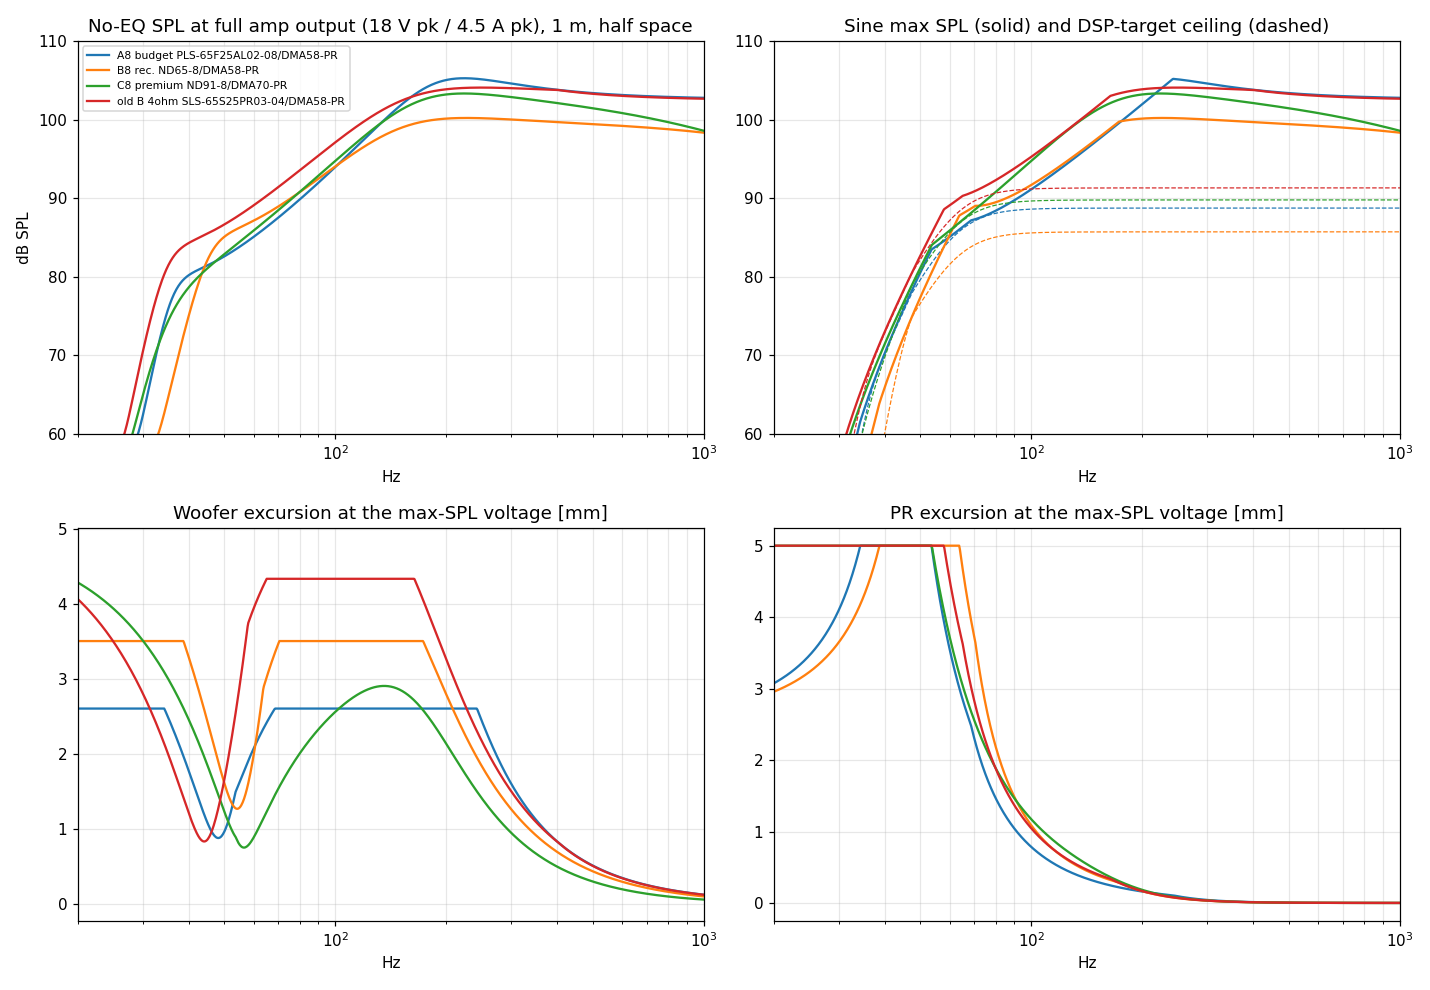

Write the Python code that produced this figure.
#!/usr/bin/env python3
"""First-pass passive-radiator (PR) alignment for the portable stereo BT speaker.

Runs on the system Python 3.9 with numpy only (matplotlib optional, for PNGs).

Model (lumped-element, small-signal, linear):
  * Nd identical woofers share ONE sealed box of net volume Vb with Np identical PRs.
    All woofers get the same voltage (bass is mono below the crossover).
  * Woofer: Re + jwLe (plain inductor), Bl, Mms, Cms, Rms (Rms from Qms when not published).
  * Box: acoustic compliance Cab = Vb/(rho c^2) plus a leakage resistance Ral set by QL at fb.
    No absorption loss (QA = inf), no stuffing gain. Box is assumed rigid.
  * PR: Mmp = Mms_pr + m_add, Cmp, Rmp (= 2*pi*Fs*Mms/Qms of the bare PR).
  * Radiation: total far-field volume velocity U = Nd*Sd*v_d + Np*Sp*v_p (monopole; valid
    well below ~300 Hz where the end-cap PRs and the front woofers are acoustically close).
    Pressure at 1 m in HALF space (2*pi, speaker standing on a table): |p| = rho*w*|U|/(2*pi*r).
    Subtract 6 dB for free-field (4*pi). Radiation mass/resistance are neglected (published Mms
    already includes the free-air load).
  * Amplifier (TAS5805M, BTL, 19 V boost rail): peak output voltage V_PK_MAX = 18 V
    (~20 W into 8 ohm, ~27 W into 6 ohm) AND peak current I_PK_MAX = 4.5 A (5 A OCP less 10%
    margin), applied per frequency as V <= min(V_PK_MAX, I_PK_MAX*|Zin(f)|). A 4 ohm woofer is
    therefore current-limited near its impedance minimum.
  * Woofer one-way Xmax as published, PR usable limit xlim_model_m from drivers.json
    (5 mm for the DMA PRs, ~0.7 x their 7 mm Xmech).

Outputs per driver set (printed + PNG):
  * natural (no-EQ) F3/F6, fb (box tuning), fp (PR notch),
  * sine max SPL vs frequency (min of power / woofer Xmax / PR Xmax limits) -- EQ-independent,
  * "DSP ceiling": the highest flat-passband sine level reachable when the DSP EQs the system to a
    target high-pass (Butterworth 4th order at F3_target times a 2nd-order subsonic at 0.45*F3),
    with EQ boost capped at MAX_BOOST_DB and the EQ gain rolled off at 24 dB/oct below
    EQ_FLOOR_RATIO*F3 (DSP subsonic filter, so the EQ never boosts into the PR notch),
  * pink-noise estimate (1/3-octave bands, crest factor 3 on voltage and excursion, woofer thermal
    limited to its rated RMS power) through the same DSP target plus an LR4 crossover at FX_HZ,
  * the PR added mass that maximises the pink-noise estimate, and the minimum net box volume that
    meets the requirement (F3 <= 63 Hz with DSP and >= 90 dB pink noise, half space).
"""
import json
import os
import sys

import numpy as np

RHO, C = 1.18, 343.0
P0 = 20e-6
HERE = os.path.dirname(os.path.abspath(__file__))
DRIVERS_JSON = os.path.join(HERE, "..", "..", "research", "drivers.json")

V_RAIL = 19.0              # boost rail feeding the TAS5805M (electronics research, 2026-11-24)
V_PK_MAX = 0.95 * V_RAIL   # BTL peak output swing (~18 V)
I_PK_MAX = 4.5             # peak output current: 5 A OCP minus 10 % margin
BATTERY_AVG_MAX_W = 40.0   # total average battery draw budget (all amps + system)
AMP_CHAIN_EFF = 0.75       # boost (~0.9) x class-D (~0.85) efficiency for the battery estimate
QL = 10.0                  # box leakage Q (printed box with gaskets; 7 = leaky, 15+ = tight)
CREST = 3.0                # peak/rms for pink noise after DRC/limiter (~9.5 dB)
F3_TARGET = 63.0           # DSP target F3 (gives F6 ~ 55 Hz with the target below)
SUBSONIC_RATIO = 0.45      # 2nd-order Butterworth subsonic HPF at 0.45 * F3_TARGET
FX_HZ = 2500.0             # woofer/tweeter LR4 crossover used for the pink-noise estimate
PINK_REQ_DB = 90.0         # requirement (half space, 1 m)
MAX_ADD_MASS_X = 2.5       # cap added PR mass at 2.5x the bare PR Mms (rocking / sag)
EQ_FLOOR_RATIO = 0.75      # EQ gain rolls off at 24 dB/oct below 0.75*F3_TARGET (subsonic protection)
MAX_BOOST_DB = 18.0        # max DSP EQ boost relative to the 300-600 Hz passband (cannot fill the PR notch)

F = np.logspace(np.log10(10.0), np.log10(2000.0), 1200)

# Candidate driver sets: (label, woofer id, PR id, tweeter id)
SETS = [
    # 8-ohm woofers (electronics decision 2026-11-24: 6-8 ohm woofers on a 19 V rail)
    ("A8 budget : PLS-65F25AL02-08 + DMA58-PR", "PLS-65F25AL02-08", "DMA58-PR", "OT19NC00-04"),
    ("A8' Dayton: DMA70-8 + DMA70-PR", "DMA70-8", "DMA70-PR", "OT19NC00-04"),
    ("B8 rec.   : ND65-8 + DMA58-PR", "ND65-8", "DMA58-PR", "OT19NC00-04"),
    ("B8' bigPR : ND65-8 + DMA70-PR", "ND65-8", "DMA70-PR", "OT19NC00-04"),
    ("C8 premium: ND91-8 + DMA70-PR", "ND91-8", "DMA70-PR", "OT19NC00-04"),
    ("ref       : ND91-8 + DMA80-PR", "ND91-8", "DMA80-PR", "OT19NC00-04"),
    ("ref       : DMA70-8 + DMA58-PR", "DMA70-8", "DMA58-PR", "OT19NC00-04"),
    ("ref       : PC83-8 + DMA70-PR", "PC83-8", "DMA70-PR", "OT19NC00-04"),
    ("ref       : PLS-P830986 + DMA70-PR", "PLS-P830986", "DMA70-PR", "OT19NC00-04"),
    ("ref (OOS) : DMA80-8 + DMA80-PR", "DMA80-8", "DMA80-PR", "OT19NC00-04"),
    ("ref (wide): M3N + DMA70-PR", "M3N", "DMA70-PR", "OT19NC00-04"),
    # previous 4-ohm picks, now under the 4.5 A current limit (for comparison only)
    ("old B 4ohm: SLS-65S25PR03-04 + DMA58-PR", "SLS-65S25PR03-04", "DMA58-PR", "OT19NC00-04"),
    ("old A 4ohm: DMA70-4 + DMA70-PR", "DMA70-4", "DMA70-PR", "OT19NC00-04"),
]
VB_NOMINAL_L = 0.75        # estimated net internal volume (see research/drivers.md)


def load_parts(path=DRIVERS_JSON):
    with open(path) as fh:
        data = json.load(fh)
    return {p["id"]: p for p in data["parts"]}


def system(f, w_ts, p_ts, nd, np_, vb, m_add, ql=None):
    """Per volt (peak) of woofer drive: returns dict of complex arrays.

    v_d, v_p: cone velocities (outward +), x_d, x_p: displacements, p_ff: 1 m half-space pressure,
    fb, fp: closed-form tuning and PR notch frequencies.
    """
    w = 2 * np.pi * f
    s = 1j * w
    re_, le = w_ts["re_ohm"], (w_ts.get("le_h") or 0.0)
    bl, mms, cms, sd = w_ts["bl_tm"], w_ts["mms_kg"], w_ts["cms_m_per_n"], w_ts["sd_m2"]
    rms = w_ts["rms_kg_per_s"]
    ze = re_ + s * le
    zmd = rms + s * mms + 1.0 / (s * cms)

    cab = vb / (RHO * C ** 2)
    if np_ > 0:
        sp, cmp_ = p_ts["sd_m2"], p_ts["cms_m_per_n"]
        mmp = p_ts["mms_kg"] + m_add
        rmp = p_ts["rms_kg_per_s"]
        zmp = rmp + s * mmp + 1.0 / (s * cmp_)
        cap = cmp_ * sp ** 2 * np_
        map_ = mmp / sp ** 2 / np_
        fb = np.sqrt((1.0 / cap + 1.0 / cab) / map_) / (2 * np.pi)
        fp = 1.0 / (2 * np.pi * np.sqrt(mmp * cmp_))
        ypr = np_ * sp ** 2 / zmp
    else:
        sp, zmp, ypr = 0.0, None, 0.0
        fb = fp = float("nan")
    ql = QL if ql is None else ql
    wl = 2 * np.pi * (fb if np_ > 0 else w_ts["fs_hz"])
    ral = ql / (wl * cab)
    yb = s * cab + 1.0 / ral

    e = 1.0
    v_d = (bl * e / ze) / (zmd + bl ** 2 / ze + nd * sd ** 2 / (yb + ypr))
    p_box = -nd * sd * v_d / (yb + ypr)
    v_p = sp * p_box / zmp if np_ > 0 else np.zeros_like(v_d)
    u = nd * sd * v_d + np_ * sp * v_p
    p_ff = RHO * s * u / (2 * np.pi * 1.0)
    i_coil = (e - bl * v_d) / ze
    return dict(v_d=v_d, v_p=v_p, x_d=v_d / s, x_p=v_p / s, p_ff=p_ff, zin=e / i_coil,
                p_box=p_box, fb=fb, fp=fp)


def spl(p_peak):
    return 20 * np.log10(np.abs(p_peak) / np.sqrt(2) / P0 + 1e-30)


def f_at_level(f, level_db, ref_db, drop):
    """Lowest frequency above which the response stays within `drop` dB of ref (searching downward)."""
    rel = level_db - ref_db
    idx = np.where(rel < -drop)[0]
    idx = idx[f[idx] < 300]
    if len(idx) == 0:
        return f[0]
    k = idx[-1]
    # linear interpolation in log f
    x0, x1 = np.log(f[k]), np.log(f[k + 1])
    y0, y1 = rel[k] + drop, rel[k + 1] + drop
    return float(np.exp(x0 + (x1 - x0) * (-y0) / (y1 - y0))) if y1 != y0 else f[k]


def bw_hp_mag(f, fc, order):
    return 1.0 / np.sqrt(1.0 + (fc / f) ** (2 * order))


def dsp_target(f, f3=F3_TARGET):
    """Magnitude of the DSP target high-pass (BW4 at f3 * BW2 subsonic)."""
    return bw_hp_mag(f, f3, 4) * bw_hp_mag(f, SUBSONIC_RATIO * f3, 2)


def lr4_lp(f, fx=FX_HZ):
    return 1.0 / (1.0 + (f / fx) ** 4)


def limits(f, sysd, w_part, p_part):
    """Peak-voltage limits per frequency (arrays) and the sine max SPL."""
    v_amp = amp_vlimit(sysd)
    xw = w_part["ts"]["xmax_m"]
    xp = p_part["ts"]["xlim_model_m"] if p_part else np.inf
    v_x = xw / np.abs(sysd["x_d"])
    v_p = xp / np.maximum(np.abs(sysd["x_p"]), 1e-30)
    v_allowed = np.minimum(np.minimum(v_amp, v_x), v_p)
    amp_kind = np.where(v_amp >= V_PK_MAX - 1e-12, "amp V", "amp I")
    which = np.where(v_allowed == v_amp, amp_kind, np.where(v_allowed == v_x, "woofer Xmax", "PR Xmax"))
    return v_allowed, spl(sysd["p_ff"] * v_allowed), which, v_amp


def amp_vlimit(sysd):
    """Per-frequency peak voltage the amp can deliver: rail swing or OCP current limit."""
    return np.minimum(V_PK_MAX, I_PK_MAX * np.abs(sysd["zin"]))


def eq_design(sysd):
    """DSP EQ that drives the system toward the target, with boost capped at MAX_BOOST_DB.

    Returns (g, r, href): g = EQ gain (linear, relative to passband), r = realised acoustic response
    relative to the passband, href = passband pressure per volt (peak/peak).
    """
    h = np.abs(sysd["p_ff"])
    href = np.mean(h[(F > 300) & (F < 600)])
    g = dsp_target(F) * href / h
    g = np.minimum(g, 10 ** (MAX_BOOST_DB / 20.0))
    # below EQ_FLOOR_RATIO*F3 the EQ stops tracking the target and rolls off at 24 dB/oct
    # (a real DSP subsonic HPF): never boost into the PR notch / below-fb unloading region
    f_floor = EQ_FLOOR_RATIO * F3_TARGET
    g_floor = np.interp(f_floor, F, g)
    lo = F < f_floor
    g[lo] = np.minimum(g[lo], g_floor * (F[lo] / f_floor) ** 4)
    r = h * g / href
    return g, r, href


def dsp_ceiling(sysd, v_allowed):
    """Highest flat-passband sine SPL with the capped-boost DSP EQ (all f in 15-1000 Hz)."""
    g, r, href = eq_design(sysd)
    band = (F >= 15) & (F <= 1000)
    p_pb_pk = v_allowed[band] * href / g[band]               # passband peak Pa allowed by each f
    k = np.argmin(p_pb_pk)
    return float(spl(p_pb_pk[k])), float(F[band][k])


def realised_f3(sysd):
    _, r, _ = eq_design(sysd)
    rdb = 20 * np.log10(r)
    return f_at_level(F, rdb, 0.0, 3.0), f_at_level(F, rdb, 0.0, 6.0)


def pink_estimate(sysd, w_part, p_part, nd, with_power=False):
    """Long-term pink-noise SPL (half space, 1 m) through the capped-boost DSP EQ + LR4 crossover.

    Pink noise = equal power per 1/3 octave, 20 Hz - 20 kHz, then shaped by the realised response.
    Woofer bands must satisfy: CREST*V_rms <= V_PK_MAX, CREST*I_rms <= I_PK_MAX,
    voice-coil power I_rms^2*Re <= rated RMS power, CREST*x_rms <= Xmax (woofer) and <= xlim (PR).
    Tweeter bands are assumed to have headroom. Also returns the average electrical power per
    woofer at that level (W) for the battery budget.
    """
    g, r, href = eq_design(sysd)
    fc = 1000.0 * 2.0 ** (np.arange(-17, 14) / 3.0)          # 31 bands
    lp = 1.0 / (1.0 + (fc / FX_HZ) ** 4)
    rb = np.where(fc < 1000, np.interp(np.log(fc), np.log(F), r), 1.0)
    tot_rel = 10 * np.log10(np.sum(rb ** 2))
    gb = np.interp(np.log(fc), np.log(F), g) * lp
    xd = np.interp(np.log(fc), np.log(F), np.abs(sysd["x_d"]))
    xpr = np.interp(np.log(fc), np.log(F), np.abs(sysd["x_p"]))
    zr = np.interp(np.log(fc), np.log(F), sysd["zin"].real)
    zi = np.interp(np.log(fc), np.log(F), sysd["zin"].imag)
    zb = zr + 1j * zi
    v_b = P0 * gb / href                                      # rms V per band for 0 dB band level
    v_rms = np.sqrt(np.sum(v_b ** 2))
    x_rms = np.sqrt(np.sum((xd * v_b) ** 2))
    xp_rms = np.sqrt(np.sum((xpr * v_b) ** 2))
    i_b = v_b / np.abs(zb)
    i_rms = np.sqrt(np.sum(i_b ** 2))
    p_coil = np.sum(i_b ** 2) * w_part["ts"]["re_ohm"]
    p_elec = np.sum(i_b ** 2 * zb.real)
    ts = w_part["ts"]
    cand = {
        "amp V": V_PK_MAX / (CREST * v_rms),
        "amp I": I_PK_MAX / (CREST * i_rms),
        "woofer thermal": np.sqrt(ts["power_rms_w"] / p_coil),
        "woofer Xmax": ts["xmax_m"] / (CREST * x_rms),
    }
    if p_part is not None:
        cand["PR Xmax"] = p_part["ts"]["xlim_model_m"] / (CREST * xp_rms)
    lim = min(cand, key=cand.get)
    g_lim = cand[lim]
    if with_power:
        return float(20 * np.log10(g_lim) + tot_rel), lim, float(p_elec * g_lim ** 2)
    return float(20 * np.log10(g_lim) + tot_rel), lim


def optimise(w_part, p_part, nd, np_, vb):
    """Sweep PR added mass; return best (by pink-noise estimate) result dict."""
    if p_part is None:
        masses = [0.0]
    else:
        masses = np.arange(0.0, MAX_ADD_MASS_X * p_part["ts"]["mms_kg"] + 1e-9, 0.25e-3)
    best = None
    for m in masses:
        sysd = system(F, w_part["ts"], p_part["ts"] if p_part else None, nd, np_, vb, m)
        _, max_spl, which, _ = limits(F, sysd, w_part, p_part)
        pink, lim, p_w = pink_estimate(sysd, w_part, p_part, nd, with_power=True)
        v_allowed, _, _, _ = limits(F, sysd, w_part, p_part)
        ceil, fceil = dsp_ceiling(sysd, v_allowed)
        r = dict(m_add=m, sys=sysd, max_spl=max_spl, which=which, pink=pink, pink_lim=lim, p_woofer_avg=p_w,
                 ceil=ceil, fceil=fceil)
        if best is None or pink > best["pink"] + 1e-9:
            best = r
    return best


def summarise(label, w_part, p_part, nd, np_, vb, r):
    sysd = r["sys"]
    lvl = spl(sysd["p_ff"])                                   # 1 V peak
    ref = np.mean(lvl[(F > 300) & (F < 600)])
    f3 = f_at_level(F, lvl, ref, 3.0)
    f6 = f_at_level(F, lvl, ref, 6.0)
    out = dict(label=label, vb_l=vb * 1e3, m_add_g=r["m_add"] * 1e3, fb=sysd["fb"], fp=sysd["fp"],
               f3_natural=f3, f6_natural=f6, pink_db=r["pink"], pink_limit=r["pink_lim"],
               dsp_ceiling_db=r["ceil"], dsp_ceiling_f=r["fceil"])
    out["f3_dsp"], out["f6_dsp"] = realised_f3(sysd)
    for fq in (50, 63, 80, 100, 150, 300):
        k = np.argmin(np.abs(F - fq))
        out["maxspl_%d" % fq] = float(r["max_spl"][k])
        out["limit_%d" % fq] = str(r["which"][k])
    v_amp = amp_vlimit(sysd)
    k = np.argmin(np.abs(F - 400))
    out["passband_spl_max"] = float(spl(sysd["p_ff"][k] * v_amp[k]))
    out["amp_w_into_woofer_at_400hz"] = float((v_amp[k] / np.sqrt(2)) ** 2 * np.real(1 / sysd["zin"][k]))
    out["zmin_ohm"] = float(np.min(np.abs(sysd["zin"][F < 1000])))
    out["woofer_avg_w_at_pink"] = r["p_woofer_avg"]
    # battery: 2 woofers + tweeters (~10 % of woofer power) through the amp chain, plus ~2 W system
    out["battery_avg_w_at_pink"] = 2 * r["p_woofer_avg"] * 1.1 / AMP_CHAIN_EFF + 2.0
    return out


def required_volume(w_part, p_part, nd, np_, vbs):
    for vb in vbs:
        r = optimise(w_part, p_part, nd, np_, vb)
        f3, f6 = realised_f3(r["sys"])
        if r["pink"] >= PINK_REQ_DB and f3 <= 65.0 and f6 <= 55.0 + 1.0:
            return vb, r
    return None, None


def self_test(parts):
    """Sanity checks against closed-form results."""
    w = parts["DMA70-4"]["ts"]
    vb = 0.5e-3
    sysd = system(F, w, None, 1, 0, vb, 0.0, ql=1e9)
    zin = np.abs(sysd["zin"])
    band = F < 1000
    fc_lem = F[band][np.argmax(zin[band])]
    fc_th = w["fs_hz"] * np.sqrt(1 + w["vas_m3"] / vb)
    assert abs(fc_lem - fc_th) / fc_th < 0.02, (fc_lem, fc_th)
    # two drivers in 2*vb must behave like one in vb (per-driver excursion identical)
    s2 = system(F, w, None, 2, 0, 2 * vb, 0.0, ql=1e9)
    assert np.allclose(np.abs(s2["x_d"]), np.abs(sysd["x_d"]), rtol=1e-9)
    # PR notch: at fp the woofer-plus-PR output must have a deep minimum
    p = parts["DMA70-PR"]["ts"]
    s3 = system(F, w, p, 2, 2, 0.75e-3, 10e-3)
    k = np.argmin(np.abs(F - s3["fp"]))
    lvl = spl(s3["p_ff"])
    assert lvl[k] < np.max(lvl) - 15, "no PR notch at fp"
    return fc_lem, fc_th


def plot(results, path_png):
    try:
        import matplotlib
        matplotlib.use("Agg")
        import matplotlib.pyplot as plt
    except Exception as exc:                                  # pragma: no cover
        print("matplotlib unavailable (%s); skipping plots" % exc)
        return
    fig, ax = plt.subplots(2, 2, figsize=(13, 9))
    for lab, w_part, p_part, r in results:
        sysd = r["sys"]
        ax[0, 0].semilogx(F, spl(sysd["p_ff"] * amp_vlimit(sysd)), label=lab)
        ax[0, 1].semilogx(F, r["max_spl"], label=lab)
        _, rr, _ = eq_design(sysd)
        ax[0, 1].semilogx(F, r["ceil"] + 20 * np.log10(rr), "--", lw=0.8, color=ax[0, 1].lines[-1].get_color())
        v_allowed, _, _, _ = limits(F, sysd, w_part, p_part)
        ax[1, 0].semilogx(F, np.abs(sysd["x_d"]) * v_allowed * 1e3, label=lab + " woofer")
        ax[1, 1].semilogx(F, np.abs(sysd["x_p"]) * v_allowed * 1e3, label=lab + " PR")
    ax[0, 0].set_title("No-EQ SPL at full amp output (18 V pk / 4.5 A pk), 1 m, half space")
    ax[0, 1].set_title("Sine max SPL (solid) and DSP-target ceiling (dashed)")
    ax[1, 0].set_title("Woofer excursion at the max-SPL voltage [mm]")
    ax[1, 1].set_title("PR excursion at the max-SPL voltage [mm]")
    for a in ax.flat:
        a.set_xlim(20, 1000)
        a.grid(True, which="both", alpha=0.3)
        a.set_xlabel("Hz")
    ax[0, 0].set_ylim(60, 110)
    ax[0, 1].set_ylim(60, 110)
    ax[0, 0].set_ylabel("dB SPL")
    ax[0, 0].legend(fontsize=7)
    fig.tight_layout()
    fig.savefig(path_png, dpi=110)
    print("wrote", path_png)


def main(argv):
    parts = load_parts()
    fc_lem, fc_th = self_test(parts)
    print("self-test OK: sealed fc LEM %.1f Hz vs closed form %.1f Hz" % (fc_lem, fc_th))
    print("Assumptions: 2 woofers + 2 PRs in one shared box, amp %.1f V pk / %.1f A pk per woofer (19 V rail BTL),"
          " QL=%.0f, half-space 1 m, pink crest %.1f, DSP target F3=%.0f Hz (BW4 + BW2 subsonic @ %.0f Hz), LR4 @ %.0f Hz"
          % (V_PK_MAX, I_PK_MAX, QL, CREST, F3_TARGET, SUBSONIC_RATIO * F3_TARGET, FX_HZ))
    t = dsp_target(F)
    tdb = 20 * np.log10(t)
    print("DSP target: F3 = %.1f Hz, F6 = %.1f Hz" % (F[np.argmin(np.abs(tdb + 3))], F[np.argmin(np.abs(tdb + 6))]))
    vbs = np.round(np.arange(0.30, 2.01, 0.05), 3) * 1e-3
    results, rows = [], []
    for lab, wid, pid, tid in SETS:
        w_part, p_part = parts[wid], parts[pid]
        r = optimise(w_part, p_part, 2, 2, VB_NOMINAL_L * 1e-3)
        row = summarise(lab, w_part, p_part, 2, 2, VB_NOMINAL_L * 1e-3, r)
        vreq, rreq = required_volume(w_part, p_part, 2, 2, vbs)
        row["vb_required_l"] = vreq * 1e3 if vreq else None
        row["m_add_at_required_g"] = rreq["m_add"] * 1e3 if rreq else None
        row["fb_at_required"] = rreq["sys"]["fb"] if rreq else None
        # sealed comparison (same volume, no PR)
        rs = optimise(w_part, None, 2, 0, VB_NOMINAL_L * 1e-3)
        row["sealed_pink_db"] = rs["pink"]
        row["sealed_limit"] = rs["pink_lim"]
        row["sealed_f3_dsp"] = realised_f3(rs["sys"])[0]
        rows.append(row)
        results.append((lab.split(":")[0].strip() + " " + wid + "/" + pid, w_part, p_part, r))

    print("\n=== Net box %.2f L (2 woofers + 2 PRs shared), PR mass optimised for pink-noise SPL ===" % VB_NOMINAL_L)
    hdr = ("set", "m_add g/PR", "fb", "fp", "F3 nat", "F6 nat", "pass@max", "max50", "max63", "max80", "max100",
           "DSPceil", "@Hz", "F3/F6 dsp", "pink", "pink lim", "sealed pink", "Vb req L")
    print(" | ".join(hdr))
    for r in rows:
        print("%s | %.1f | %.0f | %.0f | %.0f | %.0f | %.1f | %.1f | %.1f | %.1f | %.1f | %.1f | %.0f | %.0f/%.0f | %.1f | %s | %.1f (%s, F3 %.0f) | %s" % (
            r["label"], r["m_add_g"], r["fb"], r["fp"], r["f3_natural"], r["f6_natural"], r["passband_spl_max"],
            r["maxspl_50"], r["maxspl_63"], r["maxspl_80"], r["maxspl_100"], r["dsp_ceiling_db"], r["dsp_ceiling_f"], r["f3_dsp"], r["f6_dsp"],
            r["pink_db"], r["pink_limit"], r["sealed_pink_db"], r["sealed_limit"], r["sealed_f3_dsp"],
            ("%.2f (m_add %.1f g, fb %.0f Hz)" % (r["vb_required_l"], r["m_add_at_required_g"], r["fb_at_required"]))
            if r["vb_required_l"] else "> 2.0"))
    print("\namp power into woofer at 400 Hz / |Z|min / avg W per woofer at pink limit / est. battery W:")
    for r in rows:
        print("  %s: %.1f W / %.1f ohm / %.2f W / %.1f W" % (r["label"], r["amp_w_into_woofer_at_400hz"], r["zmin_ohm"],
                                                         r["woofer_avg_w_at_pink"], r["battery_avg_w_at_pink"]))
    print("\nlimiting mechanism at 50/63/80/100 Hz:")
    for r in rows:
        print("  %s: %s / %s / %s / %s" % (r["label"], r["limit_50"], r["limit_63"], r["limit_80"], r["limit_100"]))

    # volume sweep for the three main sets
    print("\n=== Volume sweep (pink-noise estimate dB, half space; PR mass re-optimised each point) ===")
    sweep_vbs = [0.5, 0.6, 0.75, 0.9, 1.0, 1.2]
    print("Vb [L]: " + "  ".join("%5.2f" % v for v in sweep_vbs))
    for lab, wid, pid, tid in SETS[:5] + SETS[-2:-1]:
        vals = [optimise(parts[wid], parts[pid], 2, 2, v * 1e-3)["pink"] for v in sweep_vbs]
        print("%-42s " % lab + "  ".join("%5.1f" % v for v in vals))

    out_json = os.path.join(HERE, "pr_alignment_firstpass_results.json")
    with open(out_json, "w") as fh:
        json.dump({"assumptions": dict(V_RAIL=V_RAIL, V_PK_MAX=V_PK_MAX, I_PK_MAX=I_PK_MAX, QL=QL, CREST=CREST, F3_TARGET=F3_TARGET,
                                       SUBSONIC_RATIO=SUBSONIC_RATIO, FX_HZ=FX_HZ, VB_NOMINAL_L=VB_NOMINAL_L,
                                       space="half (2pi), 1 m"),
                   "rows": rows}, fh, indent=1, default=float)
    print("wrote", out_json)
    plot([results[i] for i in (0, 2, 4, len(results) - 2)], os.path.join(HERE, "pr_alignment_firstpass.png"))


if __name__ == "__main__":
    main(sys.argv[1:])
